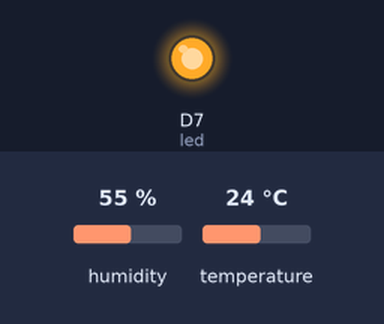
Bench run of a sketch on a simulated Particle Photon. Parts: output pins drawn as LEDs (lit = HIGH). The test bench sets the inputs (shaded band); at power-on: humidity 55 %, temperature 24 °C.

Above: at 15.0 s.
At 45.0 s:
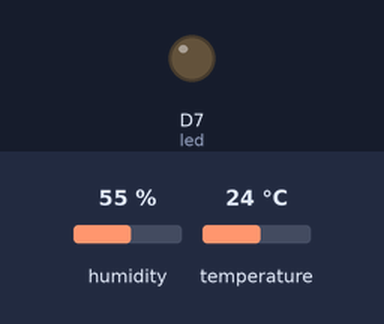
Timing chart, 0 to 78.1 s (numbered marks = the images above):
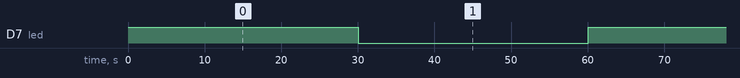

The sketch:

temppasstask3point1.ino
```cpp
// This #include statement was automatically added by the Particle IDE.
#include <Adafruit_DHT.h>

#include "Adafruit_DHT.h"

// Define Pins
    #define DHTPIN 2     // what pin we're connected to

// Setup Sensor
    #define DHTTYPE DHT22		// DHT 22 (AM2302)

    DHT dht(DHTPIN, DHTTYPE);

int led = D7;  // The on-board LED
float temperature;
float humidity;
void setup() {
  pinMode(led, OUTPUT);
  pinMode(D2, INPUT);
}

void loop() {
  digitalWrite(led, HIGH);   // Turn ON the LED
  temperature = dht.getTempCelcius();
  humidity = dht.getHumidity();
  String temp2 = String(humidity);
  String temp = String(temperature);
  Particle.publish("temp", temp, PRIVATE);
  Particle.publish("humidity", temp2, PRIVATE);
  delay(30000);               // Wait for 30 seconds

  digitalWrite(led, LOW);    // Turn OFF the LED
  delay(30000);               // Wait for 30 seconds
}
```

Measured:
- by itself, D7 (led): alternates HIGH for 30.0 s and LOW for 30.0 s
